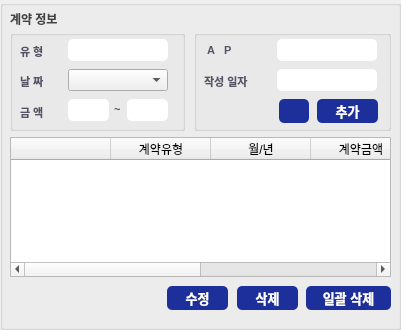
  <widget class="QGroupBox" name="groupBox_contract">
   <property name="geometry">
    <rect>
     <x>605</x>
     <y>352</y>
     <width>401</width>
     <height>330</height>
    </rect>
   </property>
   <property name="title">
    <string/>
   </property>
   <widget class="QLabel" name="label_contract_title">
    <property name="geometry">
     <rect>
      <x>10</x>
      <y>10</y>
      <width>111</width>
      <height>16</height>
     </rect>
    </property>
    <property name="styleSheet">
     <string notr="true">border: none;</string>
    </property>
    <property name="text">
     <string>&lt;html&gt;&lt;head/&gt;&lt;body&gt;&lt;p&gt;&lt;span style=&quot; font-weight:600; color:#424242;&quot;&gt;계약 정보&lt;/span&gt;&lt;/p&gt;&lt;/body&gt;&lt;/html&gt;</string>
    </property>
   </widget>
   <widget class="QGroupBox" name="groupBox_contract_1">
    <property name="geometry">
     <rect>
      <x>10</x>
      <y>30</y>
      <width>175</width>
      <height>101</height>
     </rect>
    </property>
    <property name="styleSheet">
     <string notr="true"/>
    </property>
    <property name="title">
     <string/>
    </property>
    <widget class="QComboBox" name="comboBox_contract_c_month">
     <property name="geometry">
      <rect>
       <x>58</x>
       <y>39</y>
       <width>100</width>
       <height>22</height>
      </rect>
     </property>
     <property name="styleSheet">
      <string notr="true"/>
     </property>
     <property name="duplicatesEnabled">
      <bool>false</bool>
     </property>
     <property name="frame">
      <bool>true</bool>
     </property>
    </widget>
    <widget class="QLabel" name="label_contract_c_month">
     <property name="geometry">
      <rect>
       <x>10</x>
       <y>43</y>
       <width>40</width>
       <height>16</height>
      </rect>
     </property>
     <property name="styleSheet">
      <string notr="true">border: none;</string>
     </property>
     <property name="text">
      <string>&lt;html&gt;&lt;head/&gt;&lt;body&gt;&lt;p align=&quot;justify&quot;&gt;&lt;span style=&quot; font-size:8pt; font-weight:600; color:#575266;&quot;&gt;날 짜&lt;/span&gt;&lt;/p&gt;&lt;/body&gt;&lt;/html&gt;</string>
     </property>
    </widget>
    <widget class="QLabel" name="label_contract_type">
     <property name="geometry">
      <rect>
       <x>10</x>
       <y>13</y>
       <width>40</width>
       <height>16</height>
      </rect>
     </property>
     <property name="styleSheet">
      <string notr="true">border: none;</string>
     </property>
     <property name="text">
      <string>&lt;html&gt;&lt;head/&gt;&lt;body&gt;&lt;p align=&quot;justify&quot;&gt;&lt;span style=&quot; font-size:8pt; font-weight:600; color:#575266;&quot;&gt;유 형&lt;/span&gt;&lt;/p&gt;&lt;/body&gt;&lt;/html&gt;</string>
     </property>
    </widget>
    <widget class="QLineEdit" name="lineEdit_contract_type">
     <property name="geometry">
      <rect>
       <x>58</x>
       <y>9</y>
       <width>100</width>
       <height>22</height>
      </rect>
     </property>
     <property name="styleSheet">
      <string notr="true">background-color: rgb(255, 255, 255);
border-radius: 5px;</string>
     </property>
    </widget>
    <widget class="QLineEdit" name="lineEdit_contract_amount">
     <property name="geometry">
      <rect>
       <x>58</x>
       <y>69</y>
       <width>41</width>
       <height>22</height>
      </rect>
     </property>
     <property name="styleSheet">
      <string notr="true">background-color: rgb(255, 255, 255);
border-radius: 5px;</string>
     </property>
    </widget>
    <widget class="QLabel" name="label_contract_amount">
     <property name="geometry">
      <rect>
       <x>10</x>
       <y>73</y>
       <width>40</width>
       <height>20</height>
      </rect>
     </property>
     <property name="styleSheet">
      <string notr="true">border: none;</string>
     </property>
     <property name="text">
      <string>&lt;html&gt;&lt;head/&gt;&lt;body&gt;&lt;p align=&quot;justify&quot;&gt;&lt;span style=&quot; font-size:8pt; font-weight:600; color:#575266;&quot;&gt;금 액&lt;/span&gt;&lt;/p&gt;&lt;/body&gt;&lt;/html&gt;</string>
     </property>
    </widget>
    <widget class="QLineEdit" name="lineEdit_contract_amount2">
     <property name="geometry">
      <rect>
       <x>117</x>
       <y>69</y>
       <width>41</width>
       <height>22</height>
      </rect>
     </property>
     <property name="styleSheet">
      <string notr="true">background-color: rgb(255, 255, 255);
border-radius: 5px;</string>
     </property>
    </widget>
    <widget class="QLabel" name="label_contract_amount_range">
     <property name="geometry">
      <rect>
       <x>104</x>
       <y>70</y>
       <width>16</width>
       <height>20</height>
      </rect>
     </property>
     <property name="styleSheet">
      <string notr="true">border: none;</string>
     </property>
     <property name="text">
      <string>&lt;html&gt;&lt;head/&gt;&lt;body&gt;&lt;p align=&quot;justify&quot;&gt;&lt;span style=&quot; font-size:8pt; font-weight:600; color:#575266;&quot;&gt;~&lt;/span&gt;&lt;/p&gt;&lt;/body&gt;&lt;/html&gt;</string>
     </property>
    </widget>
   </widget>
   <widget class="QGroupBox" name="groupBox_contract_2">
    <property name="geometry">
     <rect>
      <x>194</x>
      <y>30</y>
      <width>197</width>
      <height>101</height>
     </rect>
    </property>
    <property name="styleSheet">
     <string notr="true"/>
    </property>
    <property name="title">
     <string/>
    </property>
    <widget class="QLabel" name="label_contract_data_date">
     <property name="geometry">
      <rect>
       <x>10</x>
       <y>43</y>
       <width>60</width>
       <height>16</height>
      </rect>
     </property>
     <property name="styleSheet">
      <string notr="true">border: none;</string>
     </property>
     <property name="text">
      <string>&lt;html&gt;&lt;head/&gt;&lt;body&gt;&lt;p align=&quot;justify&quot;&gt;&lt;span style=&quot; font-size:8pt; font-weight:600; color:#575266;&quot;&gt;작성 일자&lt;/span&gt;&lt;/p&gt;&lt;/body&gt;&lt;/html&gt;</string>
     </property>
    </widget>
    <widget class="QLabel" name="label_contract_ap">
     <property name="geometry">
      <rect>
       <x>10</x>
       <y>13</y>
       <width>60</width>
       <height>16</height>
      </rect>
     </property>
     <property name="styleSheet">
      <string notr="true">border: none;</string>
     </property>
     <property name="text">
      <string>&lt;html&gt;&lt;head/&gt;&lt;body&gt;&lt;p align=&quot;justify&quot;&gt;&lt;span style=&quot; font-size:8pt; font-weight:600; color:#575266;&quot;&gt;&amp;nbsp;A&amp;nbsp;&amp;nbsp;&amp;nbsp;P&amp;nbsp;&lt;/span&gt;&lt;/p&gt;&lt;/body&gt;&lt;/html&gt;</string>
     </property>
    </widget>
    <widget class="QLineEdit" name="lineEdit_contract_ap">
     <property name="geometry">
      <rect>
       <x>83</x>
       <y>9</y>
       <width>100</width>
       <height>22</height>
      </rect>
     </property>
     <property name="styleSheet">
      <string notr="true">background-color: rgb(255, 255, 255);
border-radius: 5px;</string>
     </property>
    </widget>
    <widget class="QLineEdit" name="lineEdit_contract_data_date">
     <property name="geometry">
      <rect>
       <x>83</x>
       <y>39</y>
       <width>100</width>
       <height>22</height>
      </rect>
     </property>
     <property name="styleSheet">
      <string notr="true">background-color: rgb(255, 255, 255);
border-radius: 5px;</string>
     </property>
    </widget>
    <widget class="QPushButton" name="btn_contract_insert">
     <property name="geometry">
      <rect>
       <x>123</x>
       <y>69</y>
       <width>61</width>
       <height>24</height>
      </rect>
     </property>
     <property name="cursor">
      <cursorShape>PointingHandCursor</cursorShape>
     </property>
     <property name="styleSheet">
      <string notr="true">font: 13px;
font-weight: bold;
background-color: rgb(28, 47, 154);
color: white;
border-radius: 5px;
cursor: pointer;</string>
     </property>
     <property name="text">
      <string>추가</string>
     </property>
    </widget>
    <widget class="QPushButton" name="btn_contract_init">
     <property name="geometry">
      <rect>
       <x>85</x>
       <y>69</y>
       <width>30</width>
       <height>24</height>
      </rect>
     </property>
     <property name="cursor">
      <cursorShape>PointingHandCursor</cursorShape>
     </property>
     <property name="styleSheet">
      <string notr="true">font: 13px;
font-weight: bold;
background-color: rgb(28, 47, 154);
color: white;
border-radius: 5px;
cursor: pointer;</string>
     </property>
     <property name="text">
      <string/>
     </property>
    </widget>
   </widget>
   <widget class="QTableWidget" name="tableWidget_contract">
    <property name="geometry">
     <rect>
      <x>10</x>
      <y>137</y>
      <width>381</width>
      <height>140</height>
     </rect>
    </property>
    <property name="editTriggers">
     <set>QAbstractItemView::DoubleClicked</set>
    </property>
    <column>
     <property name="text">
      <string/>
     </property>
    </column>
    <column>
     <property name="text">
      <string>계약유형</string>
     </property>
    </column>
    <column>
     <property name="text">
      <string>월/년</string>
     </property>
    </column>
    <column>
     <property name="text">
      <string>계약금액</string>
     </property>
    </column>
    <column>
     <property name="text">
      <string>AP</string>
     </property>
    </column>
    <column>
     <property name="text">
      <string>작성일자</string>
     </property>
    </column>
   </widget>
   <widget class="QPushButton" name="btn_contract_all_delete">
    <property name="geometry">
     <rect>
      <x>306</x>
      <y>286</y>
      <width>85</width>
      <height>24</height>
     </rect>
    </property>
    <property name="cursor">
     <cursorShape>PointingHandCursor</cursorShape>
    </property>
    <property name="styleSheet">
     <string notr="true">font: 13px;
font-weight: bold;
background-color: rgb(28, 47, 154);
color: white;
border-radius: 5px;
cursor: pointer;</string>
    </property>
    <property name="text">
     <string>일괄 삭제</string>
    </property>
   </widget>
   <widget class="QPushButton" name="btn_contract_delete">
    <property name="geometry">
     <rect>
      <x>237</x>
      <y>286</y>
      <width>61</width>
      <height>24</height>
     </rect>
    </property>
    <property name="cursor">
     <cursorShape>PointingHandCursor</cursorShape>
    </property>
    <property name="styleSheet">
     <string notr="true">font: 13px;
font-weight: bold;
background-color: rgb(28, 47, 154);
color: white;
border-radius: 5px;
cursor: pointer;</string>
    </property>
    <property name="text">
     <string>삭제</string>
    </property>
   </widget>
   <widget class="QPushButton" name="btn_contract_display">
    <property name="geometry">
     <rect>
      <x>167</x>
      <y>286</y>
      <width>61</width>
      <height>24</height>
     </rect>
    </property>
    <property name="cursor">
     <cursorShape>PointingHandCursor</cursorShape>
    </property>
    <property name="styleSheet">
     <string notr="true">font: 13px;
font-weight: bold;
background-color: rgb(28, 47, 154);
color: white;
border-radius: 5px;
cursor: pointer;</string>
    </property>
    <property name="text">
     <string>수정</string>
    </property>
   </widget>
  </widget>
